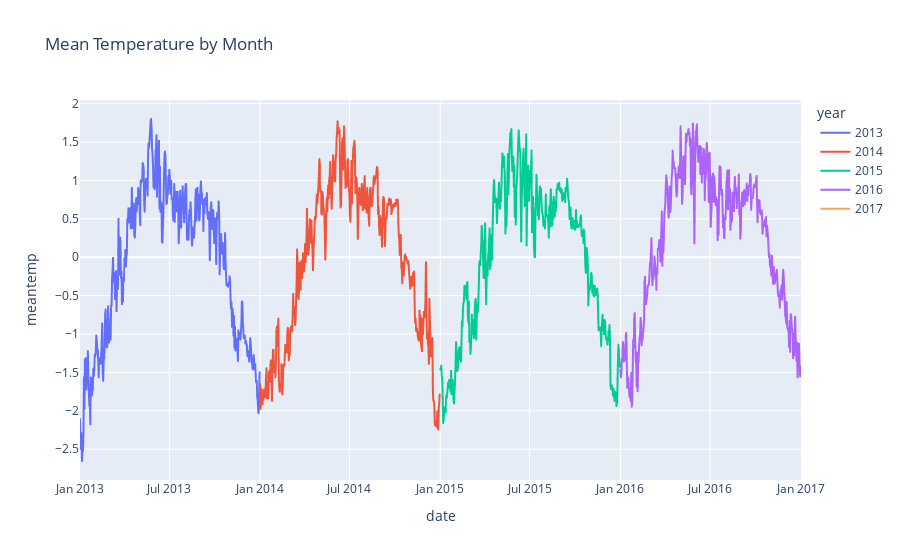

The code cell stored with this chart in its notebook:
### Code cell
# same in plotly
fig = px.line(df_scaled, x=df_scaled.index , y="meantemp", color="year", title='Mean Temperature by Month')
fig.show()

### Figure 1 — Plotly figure (JSON) as saved in the notebook; plotly's stock layout.template omitted (floating-point values rounded to 4 significant figures; data arrays with more than 128 entries replaced by an {"elided": "..."} marker saying what was removed)
{"data": [{"hovertemplate": "year=2013<br>date=%{x}<br>meantemp=%{y}<extra></extra>", "legendgroup": "2013", "line": {"color": "#636efa", "dash": "solid"}, "marker": {"symbol": "circle"}, "mode": "lines", "name": "2013", "showlegend": true, "type": "scattergl", "x": {"elided": "365 str values"}, "xaxis": "x", "y": {"elided": "365 float values"}, "yaxis": "y"}, {"hovertemplate": "year=2014<br>date=%{x}<br>meantemp=%{y}<extra></extra>", "legendgroup": "2014", "line": {"color": "#EF553B", "dash": "solid"}, "marker": {"symbol": "circle"}, "mode": "lines", "name": "2014", "showlegend": true, "type": "scattergl", "x": {"elided": "365 str values"}, "xaxis": "x", "y": {"elided": "365 float values"}, "yaxis": "y"}, {"hovertemplate": "year=2015<br>date=%{x}<br>meantemp=%{y}<extra></extra>", "legendgroup": "2015", "line": {"color": "#00cc96", "dash": "solid"}, "marker": {"symbol": "circle"}, "mode": "lines", "name": "2015", "showlegend": true, "type": "scattergl", "x": {"elided": "365 str values"}, "xaxis": "x", "y": {"elided": "365 float values"}, "yaxis": "y"}, {"hovertemplate": "year=2016<br>date=%{x}<br>meantemp=%{y}<extra></extra>", "legendgroup": "2016", "line": {"color": "#ab63fa", "dash": "solid"}, "marker": {"symbol": "circle"}, "mode": "lines", "name": "2016", "showlegend": true, "type": "scattergl", "x": {"elided": "366 str values"}, "xaxis": "x", "y": {"elided": "366 float values"}, "yaxis": "y"}, {"hovertemplate": "year=2017<br>date=%{x}<br>meantemp=%{y}<extra></extra>", "legendgroup": "2017", "line": {"color": "#FFA15A", "dash": "solid"}, "marker": {"symbol": "circle"}, "mode": "lines", "name": "2017", "showlegend": true, "type": "scattergl", "x": ["2017-01-01T00:00:00"], "xaxis": "x", "y": [-2.11], "yaxis": "y"}], "layout": {"legend": {"title": {"text": "year"}, "tracegroupgap": 0}, "title": {"text": "Mean Temperature by Month"}, "xaxis": {"anchor": "y", "domain": [0, 1], "title": {"text": "date"}}, "yaxis": {"anchor": "x", "domain": [0, 1], "title": {"text": "meantemp"}}}}
